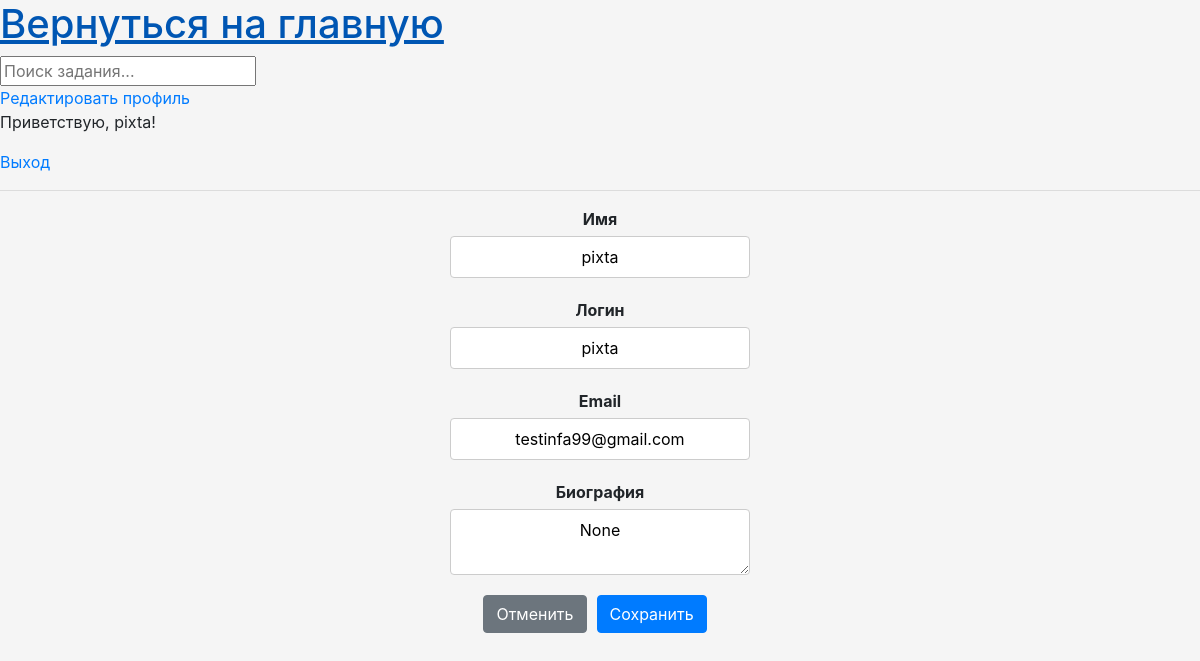
/update-user/ (signed in), run on an earlier commit of the app's database.
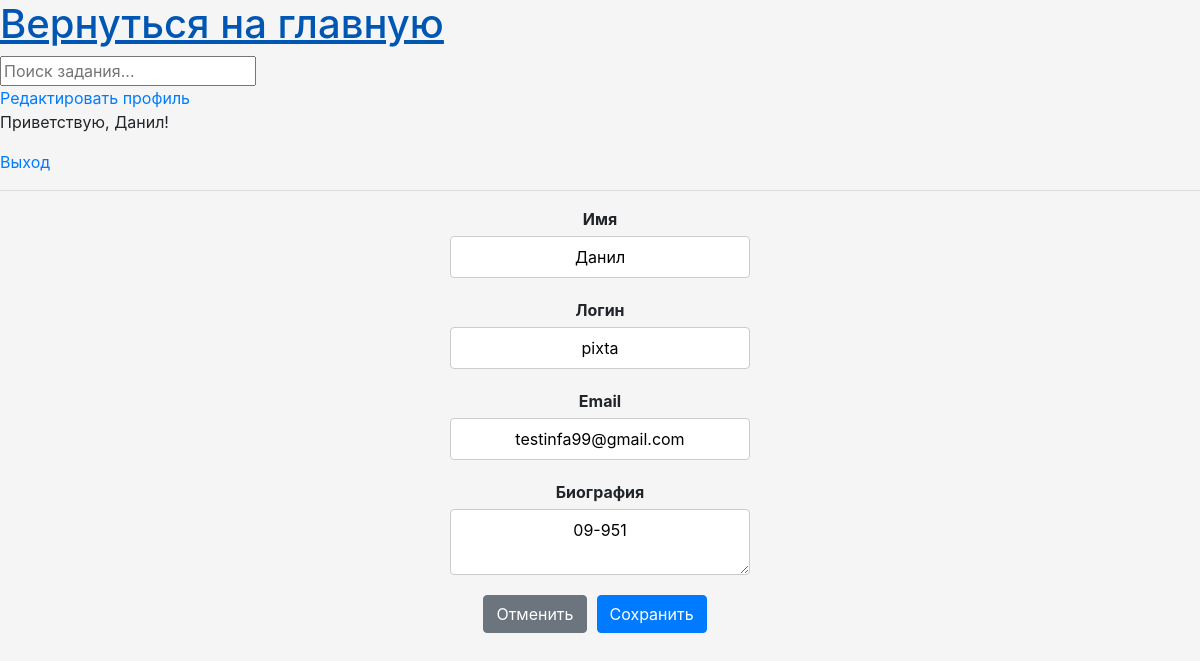
And on a later commit of the database.
### base/models.py (models this page shows)
class User(AbstractUser):
    name = models.CharField(max_length=200, null=True)
    email = models.EmailField(unique=True, null=True)
    bio = models.TextField(null=True)
    ROLE_CHOICES = [
        ('admin', 'Admin'),
        ('user', 'User'),
    ]
    role = models.CharField(max_length=5, choices=ROLE_CHOICES, default='user')
    avatar = models.ImageField(null=True, default='avatar.svg')
    USERNAME_FIELD = 'email'
    REQUIRED_FIELDS = []

### base/views.py (the view)
# urls.py: path('update-user/', views.updateUser, name="update-user"),
@login_required(login_url='login')
def updateUser(request):
    user = request.user
    form = UserForm(instance=user)
    if request.method == 'POST':
        form = UserForm(request.POST, request.FILES, instance=user)
        if form.is_valid():
            form.save()
            return redirect('user-profile', pk=user.id)
    return render(request, 'base/update-user.html', {'form': form})

### base/forms.py
class UserForm(ModelForm):
    class Meta:
        model = User
        fields = ['avatar', 'name', 'username', 'email', 'bio']

### base/templates/base/update-user.html (shortened to what this page needs)
{% extends 'main.html' %}
{% load static %}
{% block content %}
<form method="POST" action="{% url 'update-user' %}">
  <link rel="stylesheet" href="{% static 'css/bootstrap.min.css' %}">
  <link rel="stylesheet" href="{% static 'styles/form_styles.css' %}">
  <div class="form__group">
      <label for="id_name">Имя</label>
      <input type="text" name="name" id="id_name" value="{{ user.name }}">
  </div>
  <div class="form__group">
    <label for="id_username">Логин</label>
    <input type="text" name="username" id="id_username"value="{{ user.username }}">
  </div>
  <div class="form__group">
      <label for="id_email">Email</label>
      <input type="email" name="email" id="id_email" value="{{ user.email }}">
  </div>
  <div class="form__group">
      <label for="id_bio">Биография</label>
      <textarea name="bio" id="id_bio">{{ user.bio }}</textarea>
  </div>
  <div class="form__buttons">
    <a href="/" class="btn btn-secondary">Отменить</a>
    <button type="submit" class="btn btn-primary">Сохранить</button>
</div>
</form>
  {% endblock content %}

### templates/navbar.html
<a href="/">
    <h1>Вернуться на главную</h1>
</a>
<form method="GET" action="{%url 'home' %}">
    <input type="text" name="q" placeholder="Поиск задания..."/>
</form>
<a href="{% url 'update-user' %}">Редактировать профиль</a>
{% if request.user.is_authenticated %}
<p>Приветствую, {{request.user.name}}!</p>
<a href="{% url 'logout' %}">Выход</a>
{% else %}
<a href="{% url 'login' %}">Вход</a>
{% endif %}

What changed in the data, as far as the page shows it:
changed User "testinfa99@gmail.com": user.name "pixta" → "Данил"; name "pixta" → "Данил"; bio "None" → "09-951"
